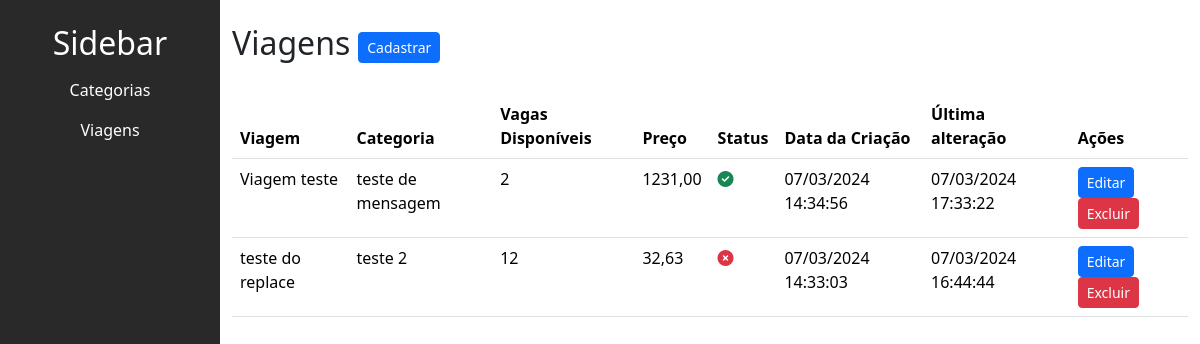
Before: /trip/listar_viagens/ with the older database file.
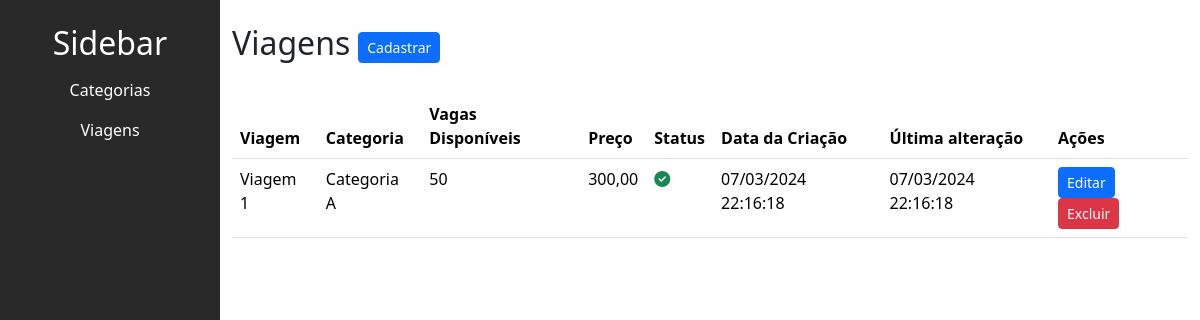
After: the same page with the newer database file.
### trip/models.py (models this page shows, shortened)
class Viagem(models.Model):
    titulo = models.CharField(max_length=200)
    slug = models.SlugField(unique=True, blank=True)
    categoria = models.ForeignKey(
        Categoria, on_delete=models.SET_NULL, null=True, blank=True, default=None)  # noqa
    descricao = models.TextField(null=False)
    custo = models.DecimalField(max_digits=10, decimal_places=2, null=False)
    preco = models.DecimalField(max_digits=10, decimal_places=2, null=False)
    check_in_data = models.DateTimeField(null=False)
    check_out_data = models.DateTimeField(null=False)
    vagas_disponiveis = models.IntegerField()
    is_active = models.BooleanField(default=True)
    created_at = models.DateTimeField(auto_now_add=True)
    updated_at = models.DateTimeField(auto_now=True)

class Categoria(models.Model):
    titulo = models.CharField(max_length=50, null=False)
    is_active = models.BooleanField(default=True)
    created_at = models.DateTimeField(auto_now_add=True)
    updated_at = models.DateTimeField(auto_now=True)
    def __str__(self):
        return self.titulo

### trip/views.py (the view)
# urls.py: path('listar_viagens/', listar_viagens, name='listar_viagens'),
def listar_viagens(request):
    viagens = Viagem.objects.all().order_by('-id')
    categorias = Categoria.objects.filter(is_active=True).order_by('-id')
    return render(request, 'trip/viagem/listar_viagens.html',
                  {'viagens': viagens, 'categorias': categorias})

### trip/templates/trip/viagem/listar_viagens.html (shortened to what this page needs)
{% extends "base.html" %}
{% block content %}
<div class="main-content" id="mainContent">
  <div class="d-flex align-items-center">
    <h2 class="me-2">Viagens</h2>
    <a  href="{% url "trip:criar_viagem" %}">
      <button class="btn btn-sm btn-primary">Cadastrar</button>
    </a>
  </div>
  <table class="table mt-4">
    <thead>
      <tr>
        <th>Viagem</th>
        <th>Categoria</th>
        <th>Vagas Disponíveis</th>
        <th>Preço</th>
        <th>Status</th>
        <th>Data da Criação</th>
        <th>Última alteração</th>
        <th>Ações</th>
      </tr>
    </thead>
    <tbody>
      {% for viagem in viagens %}
      <tr>
        <td>{{ viagem.titulo }}</td>
        <td>{{ viagem.categoria }}</td>
        <td>{{ viagem.vagas_disponiveis }}</td>
        <td>{{ viagem.preco }}</td>
        <td>
          {% if viagem.is_active %}
            <i class="fa-solid fa-circle-check text-success"></i>
          {% else %}
            <i class="fa-solid fa-circle-xmark text-danger"></i>
          {% endif %}
        </td>
        <td>{{ viagem.created_at|date:"d/m/Y H:i:s" }}</td>
        <td>{{ viagem.updated_at|date:"d/m/Y H:i:s"}}</td>
        <td>
          <button type="button" class="btn btn-sm btn-primary" data-bs-toggle="modal" data-bs-target="#editModal{{ viagem.id }}">
            Editar
          </button>
          <button type="button" class="btn btn-sm btn-danger" data-bs-toggle="modal" data-bs-target="#deleteModal{{ viagem.id }}">
            Excluir
          </button>
        </td>
      </tr>
      {% endfor %}
    </tbody>
  </table>
</div>
{% endblock content %}

Changed rows visible on the page:
removed Viagem: titulo "Viagem teste", categoria "teste de mensagem", vagas_disponiveis "2", preco "1231,00", is_active True (drawn), created_at "07/03/2024 14:34:56", updated_at "07/03/2024 17:33:22"
removed Viagem: titulo "teste do replace", categoria "teste 2", vagas_disponiveis "12", preco "32,63", is_active False (drawn), created_at "07/03/2024 14:33:03", updated_at "07/03/2024 16:44:44"
added Viagem: titulo "Viagem 1", categoria "Categoria A", vagas_disponiveis "50", preco "300,00", is_active True (drawn), created_at "07/03/2024 22:16:18", updated_at "07/03/2024 22:16:18"
